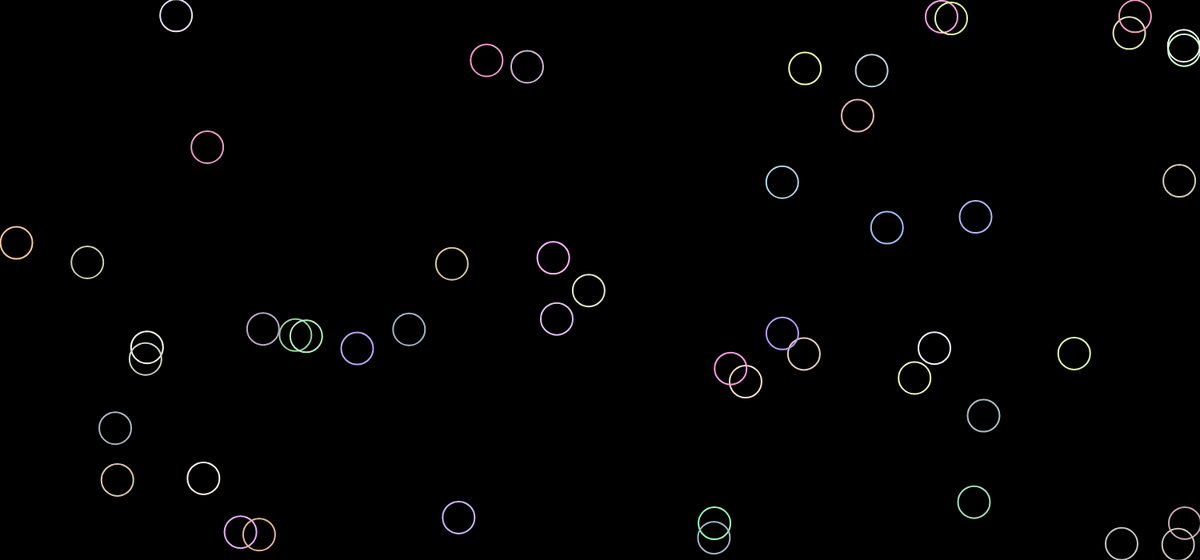
Frame 1 (no input)
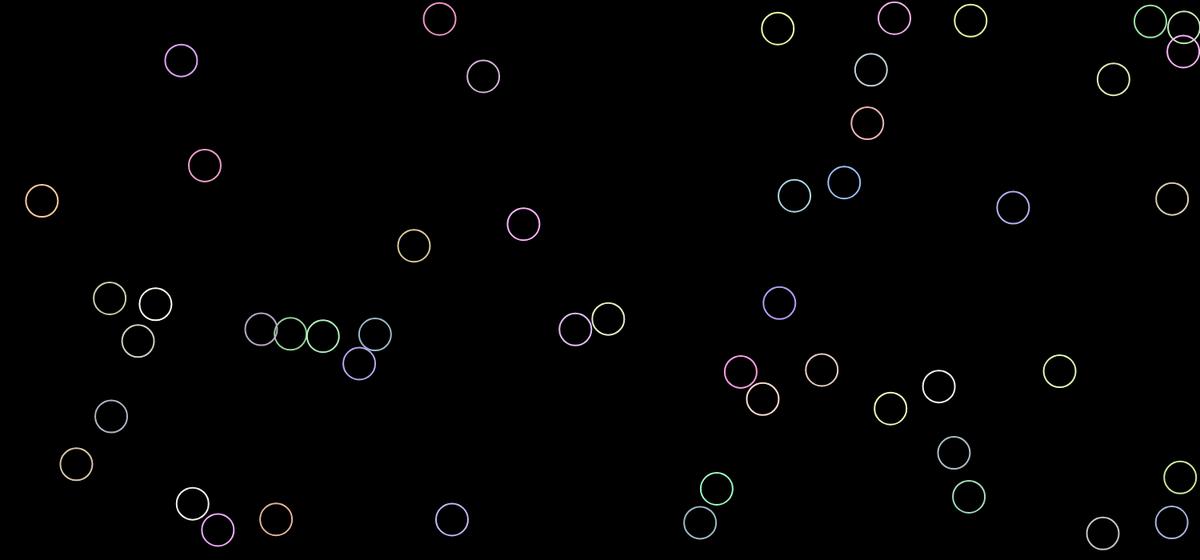
Frame 60 (no input)
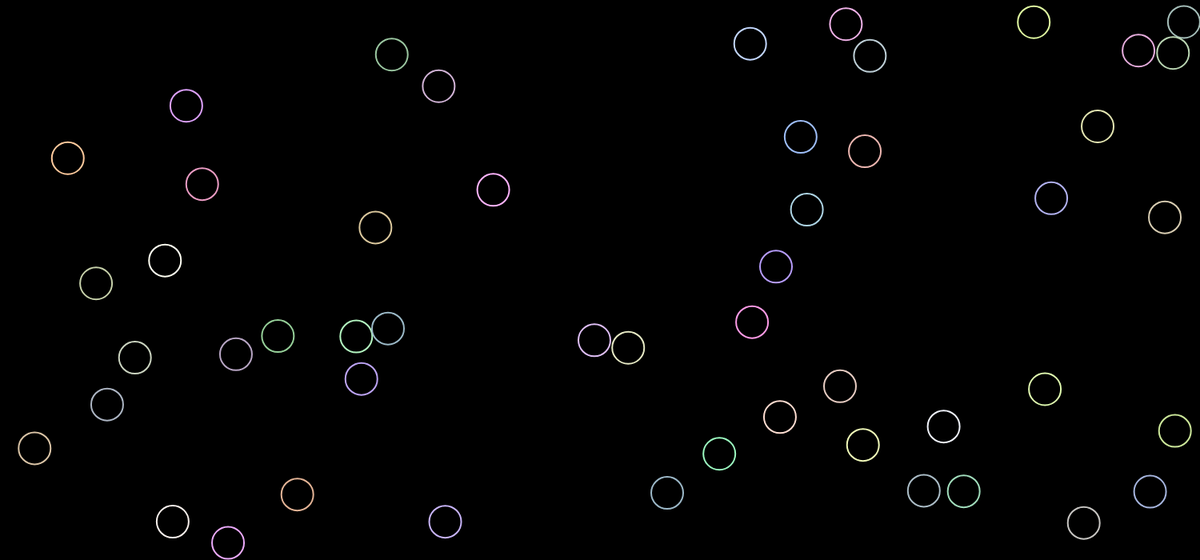
Frame 120 (the mouse pressed at the canvas centre since frame 60)

The p5.js sketch that drew these frames (run headless with seeded random() and noise() and a simulated clock; from frame 60 on, the mouse is pressed at the canvas centre):

// p5.js sketch
// ── sketch.js
class Bubble {
  constructor(_x, _y, _r) {
    this.x = _x;
    this.y = _y;
    this.r = _r;
    this.speed = createVector(random(-1, 1), random(-1, 1));
    this.rC = random(150, 257);
    this.gC = random(150, 257);
    this.bC = random(150, 257);
  }
  
  colorChange() {
    this.rC = random(150, 257);
    this.gC = random(150, 257);
    this.bC = random(150, 257);
  }
  show() {
    noFill();
    strokeWeight(2);
    stroke(this.rC, this.gC, this.bC);
    circle(this.x, this.y, 2 * this.r);
  }
  move() {
    if ((this.x + this.r) >= width) {
      this.speed.x *= -1;
      this.x = width - this.r;
      this.colorChange();
    } else if ((this.x - this.r) <= 0) {
      this.speed.x *= -1;
      this.x = this.r;
      this.colorChange();
    }
    if (((this.y + this.r) >= height)) {
      this.speed.y *= -1;
      this.y = height - this.r;
      this.colorChange();
    } else if ((this.y - this.r) <= 0) {
      this.speed.y *= -1;
      this.y = this.r;
      this.colorChange();
    }
    this.x += this.speed.x
    this.y += this.speed.y;
  }

  intersects(other) {
    let d = dist(this.x, this.y, other.x, other.y);
    if (d <= this.r + other.r) {
      let newSpeed = createVector(other.x - this.x, other.y - this.y);
      this.speed = this.speed.rotate(PI - this.speed.angleBetween(newSpeed));
      other.speed = other.speed.rotate(other.speed.angleBetween(newSpeed));
    }
  }
  
  bubbleClicked()
  {
   if(dist(mouseX,mouseY,this.x,this.y) < this.r)
   {
      return true; 
   }
    else{
      return false;
    }
  }
}
let bubbles = new Array();

function setup() {
  createCanvas(1500, 700);
  for (let i = 0; i < 50; i++) {
    bubbles.push(new Bubble(random(width), random(height), 20));
  }
}

function draw() {
  background(0);
  for (let i = 0; i < bubbles.length; i++) {
    bubbles[i].move();
    bubbles[i].show();
    for (let j = 0; i != j && j < bubbles.length; j++) {
      if(bubbles[i].intersects(bubbles[j]))
      {
        bubbles[i].colorChange();
        bubbles[j].colorChange();
      }
    }
  }
}

function mousePressed()
{
  for(let i = bubbles.length - 1; i >= 0; i--)
      {
        if(bubbles[i].bubbleClicked() && bubbles[i].r >= 4)
           {
              let x = bubbles[i].x;
              let y = bubbles[i].y;
              let r = bubbles[i].r;
              bubbles.splice(i,1);
             for(let j = 0; j < 2; j++)
             {
              let smallBubble = new Bubble(x + random(r),y + random(r),r / 2);
              bubbles.push(smallBubble);
             }
           }
      }
}
